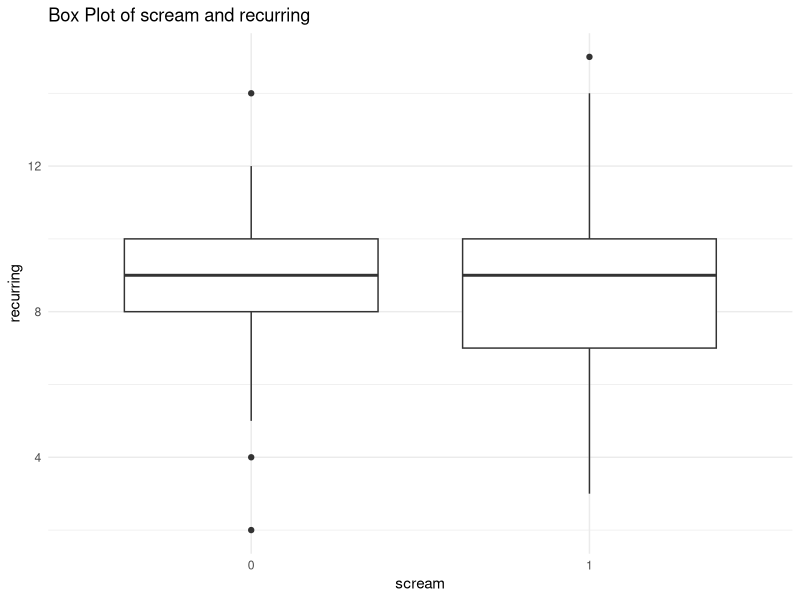
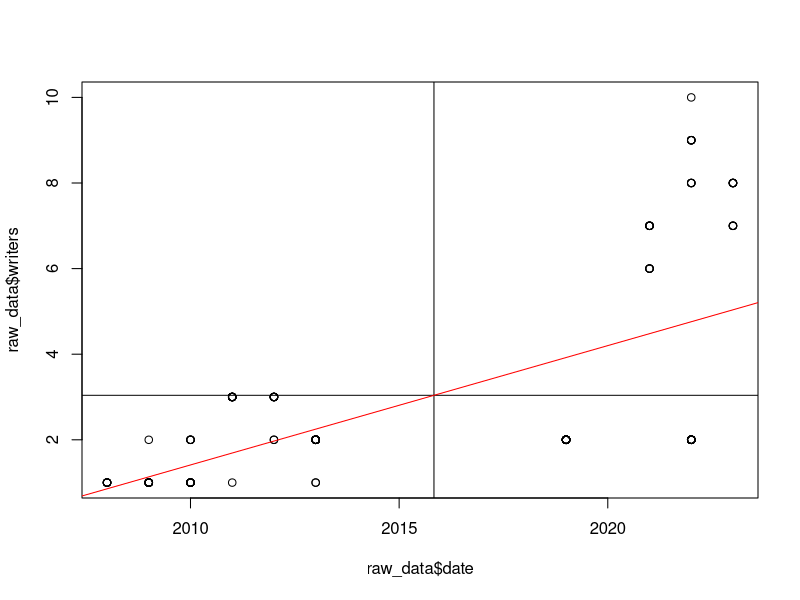
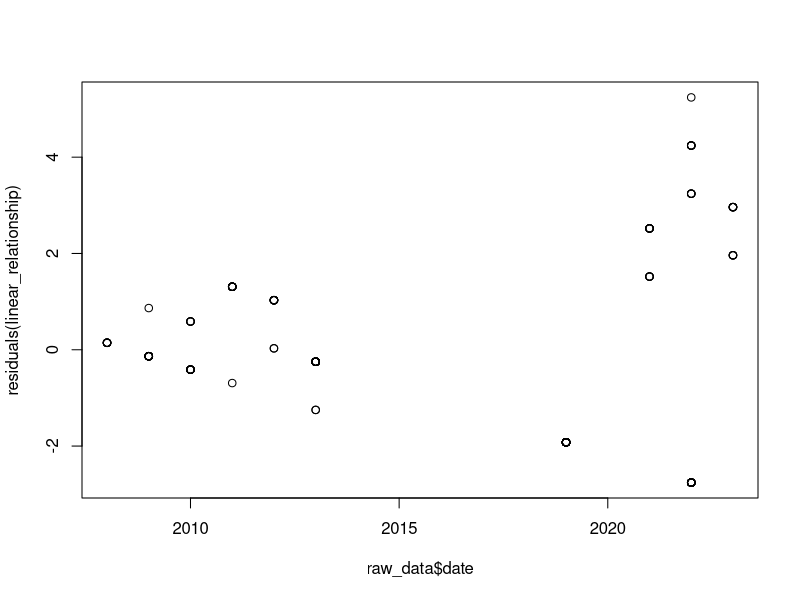

R code for these plots, in order:
setwd("sta_215")

#installing packages necessary for further steps

install.packages("ggplot2")

install.packages("readr")
library("readr")

library(ggplot2)
#loading data into environment

raw_data <- read.csv("raw_data.csv")

#table 1: Descriptive Values
summary(raw_data$recurring)

sd(raw_data$recurring )

table(raw_data$scream)

summary(raw_data$writers)

sd(raw_data$writers)

table(raw_data$plot)
#table 2: Contingency Table

table(raw_data$tone, raw_data$plot)
chisq.test(raw_data$tone, raw_data$plot)

#Figure 1: Box Plot
ggplot(raw_data, aes(x = as.factor(scream), y = `recurring`)) +
  geom_boxplot() +
  labs(title = "Box Plot of scream and recurring",
       x = "scream",
       y = "recurring") +
  theme_minimal()
#anova testing
anova <- aov(raw_data$`scream` ~ as.factor(raw_data$recurring ))
summary(anova)
#Figure 2: Scatter Plot
plot(raw_data$date, raw_data$`writers`)


# add x line and y line for means

meanx <- mean(raw_data$date)

meany <- mean(raw_data$`writers`)

abline(v = meanx, col = "black")

abline(h = meany, col = "black")

linear_relationship <- lm(raw_data$writers ~ raw_data$`date`)
summary(linear_relationship)

# Add the linear regression line to the scatter plot
abline(linear_relationship, col = "red")
#Figure 3: Residuals

# Plot the residuals
plot(raw_data$`date`, residuals(linear_relationship))